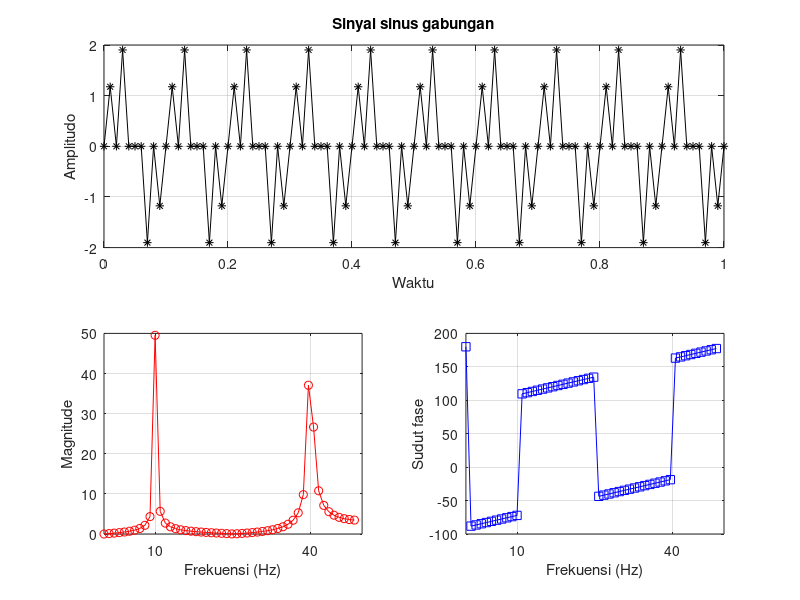

Reproduce this figure in MATLAB.
%fungsi DFT
T = 0.01;
n = 0:100;
f1 = 10; f2 = 40; % frekuensi dalam Hz
y = sin(2*pi*f1*n*T) + sin(2*pi*f2*n*T);
N = length(y);
F = fft(y); % harus sudah dibuat
mag = abs(F);
fase = angle(F);
subplot(211), plot(n*T,y,'k-*'), grid;
xlabel('Waktu'), ylabel('Amplitudo');
title('Sinyal sinus gabungan');
frek = (0:N/2-1)/(N*T);
subplot(223);
plot(frek,mag(1:N/2),'r-o'), grid;
xlabel('Frekuensi (Hz)'), ylabel('Magnitude');
set(gca,'XTick',[f1 f2]);
subplot(224);
plot(frek,fase(1:N/2)*180/pi,'b-s'), grid;
xlabel('Frekuensi (Hz)'), ylabel('Sudut fase');
set(gca,'XTick',[f1 f2]);
